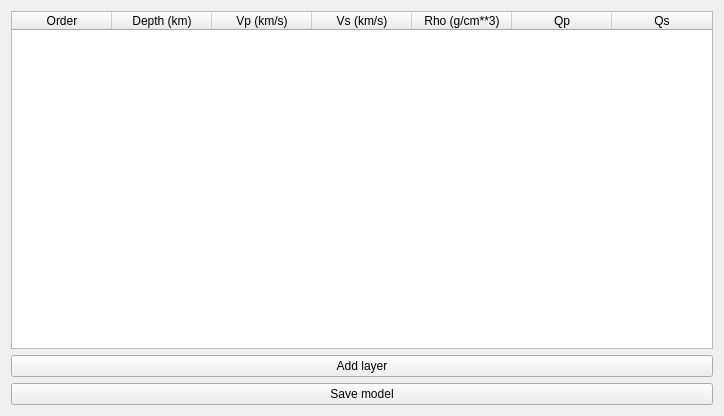
<?xml version="1.0" encoding="UTF-8"?>
<ui version="4.0">
 <class>Form</class>
 <widget class="QWidget" name="Form">
  <property name="geometry">
   <rect>
    <x>0</x>
    <y>0</y>
    <width>724</width>
    <height>416</height>
   </rect>
  </property>
  <property name="windowTitle">
   <string>Form</string>
  </property>
  <layout class="QVBoxLayout" name="verticalLayout">
   <item>
    <widget class="QTableWidget" name="parameters_table">
     <attribute name="horizontalHeaderStretchLastSection">
      <bool>true</bool>
     </attribute>
     <column>
      <property name="text">
       <string>Order</string>
      </property>
     </column>
     <column>
      <property name="text">
       <string>Depth (km)</string>
      </property>
     </column>
     <column>
      <property name="text">
       <string>Vp (km/s)</string>
      </property>
     </column>
     <column>
      <property name="text">
       <string>Vs (km/s)</string>
      </property>
     </column>
     <column>
      <property name="text">
       <string>Rho (g/cm**3)</string>
      </property>
     </column>
     <column>
      <property name="text">
       <string>Qp</string>
      </property>
     </column>
     <column>
      <property name="text">
       <string>Qs</string>
      </property>
     </column>
    </widget>
   </item>
   <item>
    <widget class="QPushButton" name="addBtn">
     <property name="text">
      <string>Add layer</string>
     </property>
    </widget>
   </item>
   <item>
    <widget class="QPushButton" name="saveBtn">
     <property name="text">
      <string>Save model</string>
     </property>
    </widget>
   </item>
  </layout>
 </widget>
 <resources/>
 <connections/>
</ui>
